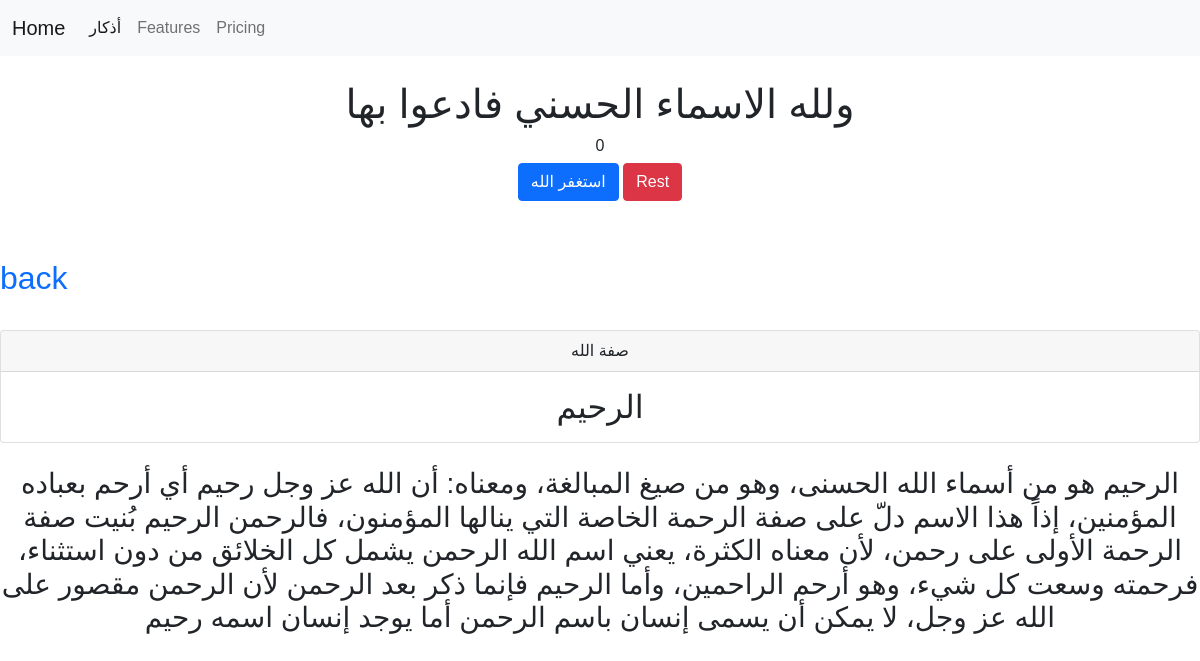
The page /App/nameByid/3 on the database its author committed.
### ProjectApp/models.py (models this page shows, shortened)
class Names(models.Model):
    name = models.CharField(max_length=50, unique=True)
    description = models.TextField(max_length=2000)
    Video = EmbedVideoField(null=True,blank=True)

### ProjectApp/views.py (the view)
# urls.py: path('nameByid/<int:Id_name>',views.NamesByid,name='nameByid'),
def NamesByid(request,Id_name):
    data = Names.objects.get(id=Id_name)
    return render(request, 'FilesHtml/nameByid.html',{"data":data})

### templates/FilesHtml/nameByid.html (shortened to what this page needs)
{% extends 'FilesHtml/base.html' %}
{% block title %}
{% load embed_video_tags %}
<!DOCTYPE html>
<html lang="en">
<head>
              <h2 class="card-text"><a style="text-decoration: none;" href="{% url 'home'  %}">back</a></h2>
</head>
<body>
<div align="center">
<br>
    <div class="card">
  <div class="card-header">
    صفة الله
  </div>
  <div class="card-body">
    <blockquote class="blockquote mb-0">
    <h2>{{data.name}} </h2>
    </blockquote>
  </div>
</div>
    <br>
    <h3>{{data.description}} </h3>
<br>
<br>
<br>
    </div>
{% endblock  %}

### rows shown on the page
Names: name "الرحيم", description "الرحيم هو من أسماء الله الحسنى، وهو من صيغ المبالغة، ومعناه: أن الله عز وجل رحيم أي أرحم بعباده المؤمنين، إذاً هذا الاسم دلّ على صفة الرحمة الخاصة التي ينالها المؤمنون، فالرحمن الرحيم بُنيت صفة الرحمة الأولى على رحمن، لأن معناه الكثرة، يعني اسم الله الرحمن يشمل كل الخلائق من دون استثناء، فرحمته وسعت كل شيء، وهو أرحم الراحمين، وأما الرحيم فإنما ذكر بعد الرحمن لأن الرحمن مقصور على الله عز وجل، لا يمكن أن يسمى إنسان باسم الرحمن أما يوجد إنسان اسمه رحيم"
